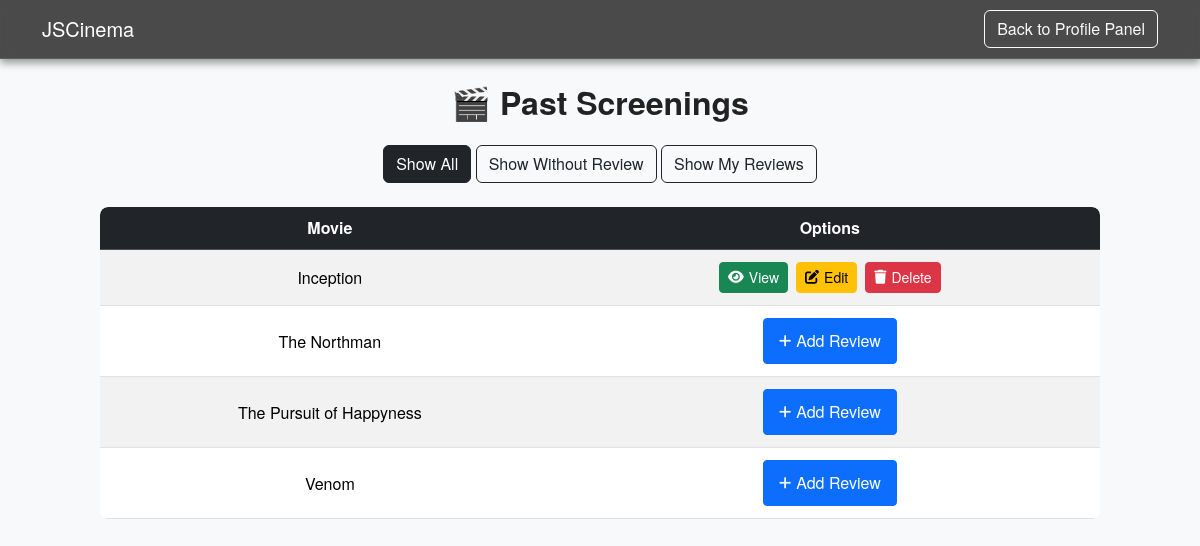
/reviews_and_ratings.php (signed in), run on the app's committed database.
### tables this page shows
CREATE TABLE `movies` (
  `id` int(11) NOT NULL,
  `name` varchar(255) NOT NULL,
  `description` text DEFAULT NULL,
  `stars` decimal(3,1) DEFAULT NULL CHECK (`stars` between 0 and 10),
  `author` varchar(255) DEFAULT NULL,
  `video` varchar(255) DEFAULT NULL,
  `movie_duration` int(11) DEFAULT NULL CHECK (`movie_duration` > 0),
  `plays` text DEFAULT NULL,
  `status` varchar(255) DEFAULT NULL,
  `coming_date` date DEFAULT NULL,
  `end_date` date DEFAULT NULL,
  `created_at` timestamp NOT NULL DEFAULT current_timestamp(),
  `updated_at` timestamp NOT NULL DEFAULT current_timestamp() ON UPDATE current_timestamp()
);

### reviews_and_ratings.php (the view, shortened to what this page needs)
<?php
require 'db_connection.php';
$user_id = $_SESSION['user_id'];
$current_time = date('Y-m-d H:i:s');
$filter = isset($_GET['filter']) ? $_GET['filter'] : 'all';
$sql = "SELECT DISTINCT m.id AS movie_id, m.name AS movie_name,
               (SELECT id FROM reviews_ratings rr WHERE rr.user_id = ? AND rr.movie_id = m.id LIMIT 1) AS review_id
        FROM purchased_tickets pt
        JOIN screenings s ON pt.screening_id = s.id
        JOIN movies m ON s.movie_id = m.id
        WHERE pt.user_id = ? AND CONCAT(s.screening_date, ' ', s.start_time) <= ?
        ORDER BY m.name ASC";
$stmt = $conn->prepare($sql);
$stmt->bind_param("iis", $user_id, $user_id, $current_time);
$stmt->execute();
$result = $stmt->get_result();
$watched_movies = [];
while ($row = $result->fetch_assoc()) {
    $watched_movies[] = $row;
}
?>
<!DOCTYPE html>
<html lang="en">
<head>
    <link href="https://cdn.jsdelivr.net/npm/bootstrap@5.3.3/dist/css/bootstrap.min.css" rel="stylesheet">
    <link rel="stylesheet" href="https://cdnjs.cloudflare.com/ajax/libs/font-awesome/6.4.2/css/all.min.css">
    <link rel="stylesheet" href="style.css">
</head>
<body class="bg-light">
<nav class="navbar navbar-expand-lg navbar-dark bg-dark">
    <div class="container">
        <a class="navbar-brand" href="index.php">JSCinema</a>
        <a href="profile.php" class="btn btn-outline-light">Back to Profile Panel</a>
    </div>
</nav>
<div class="container-review mt-4 d-flex flex-column align-items-center">
    <h2 class="text-center mb-4">🎬 Past Screenings</h2>
    <div class="text-center mb-4">
        <a href="?filter=all" class="btn <?= ($filter === 'all') ? 'btn-dark' : 'btn-outline-dark' ?>">Show All</a>
        <a href="?filter=no_review" class="btn <?= ($filter === 'no_review') ? 'btn-dark' : 'btn-outline-dark' ?>">Show Without Review</a>
        <a href="?filter=my_reviews" class="btn <?= ($filter === 'my_reviews') ? 'btn-dark' : 'btn-outline-dark' ?>">Show My Reviews</a>
    </div>
    <?php if (!empty($watched_movies)): ?>
        <div class="table-responsive-review">
            <table class="table table-striped table-hover reviews-table text-center">
                <thead class="table-dark">
                <tr>
                    <th class="text-center">Movie</th>
                    <th class="text-center">Options</th>
                </tr>
                </thead>
                <tbody>
                <?php foreach ($watched_movies as $movie): ?>
                    <tr>
                        <td><?= htmlspecialchars($movie['movie_name']) ?></td>
                        <td class="d-flex justify-content-center gap-2">
                            <?php if ($movie['review_id'] !== null): ?>
                                <a href="view_review.php?review_id=<?= $movie['review_id'] ?>" class="btn btn-success btn-sm"><i class="fa fa-eye"></i> View</a>
                                <a href="edit_review.php?review_id=<?= $movie['review_id'] ?>" class="btn btn-warning btn-sm"><i class="fa fa-edit"></i> Edit</a>
                                <form method="post" action="delete_review.php" class="d-inline">
                                    <button type="submit" class="btn btn-danger btn-sm" onclick="return confirm('Are you sure you want to delete this review?');">
                                        <i class="fa fa-trash"></i> Delete
                                    </button>
                                </form>
                            <?php else: ?>
                                <form method="post" action="add_review.php" class="d-inline">
                                    <button type="submit" class="btn btn-primary btn-sm"><i class="fa fa-plus"></i> Add Review</button>
                                </form>
                            <?php endif; ?>
                        </td>
                    </tr>
                <?php endforeach; ?>
                </tbody>
            </table>
        </div>
    <?php else: ?>
        <p class="text-muted text-center">No past screenings matching the selected filter.</p>
    <?php endif; ?>
</div>
</body>
</html>

### style.css (style rules this page uses)
body { font-family: "Helvetica Neue", Arial, sans-serif; font-size: 16px; line-height: 1.6; color: #333; }
h1, h2, h3, h4, h5, h6 { font-family: "Helvetica Neue", Arial, sans-serif; font-weight: bold; color: #222; }
.navbar { box-shadow: 0 4px 8px rgba(0, 0, 0, 0.4); z-index: 1000; background-color: rgba(0, 0, 0, 0.7) !important; backdrop-filter: blur(6px); border-bottom: 1px solid rgba(255,255,255,0.1); }
.reviews-table { border-radius: 8px; overflow: hidden; }
.reviews-table th, .reviews-table td { vertical-align: middle; }
.reviews-table td { padding: 12px 15px; }
.reviews-table .btn { display: flex; align-items: center; gap: 5px; transition: all 0.3s ease-in-out; }
.reviews-table .fa { font-size: 14px; }
.container-review { display: flex; flex-direction: column; align-items: center; justify-content: center; width: 100%; }
.table-responsive-review { border-radius: 8px; overflow: hidden; width: 1000px; }
.btn-primary { padding: 10px 15px; font-size: 16px; }

### data on the page
movies: name "Inception"
movies: name "The Northman"
movies: name "The Pursuit of Happyness"
movies: name "Venom"
